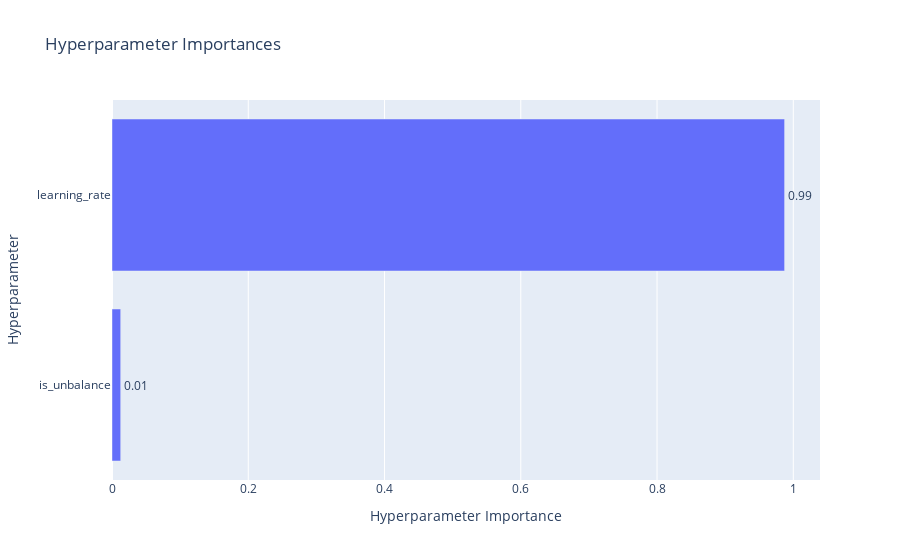

The cell this chart's notebook holds for it:
### Code cell
import plotly
import nbformat
optuna.visualization.plot_param_importances(study).show()

### Figure 1 — Plotly figure (JSON) as saved in the notebook; plotly's stock layout.template omitted (floating-point values rounded to 4 significant figures)
{"data": [{"cliponaxis": false, "hovertemplate": ["is_unbalance (CategoricalDistribution): 0.012761001970956984<extra></extra>", "learning_rate (FloatDistribution): 0.987238998029043<extra></extra>"], "name": "Objective Value", "orientation": "h", "text": ["0.01", "0.99"], "textposition": "outside", "type": "bar", "x": [0.01276, 0.9872], "y": ["is_unbalance", "learning_rate"]}], "layout": {"title": {"text": "Hyperparameter Importances"}, "xaxis": {"title": {"text": "Hyperparameter Importance"}}, "yaxis": {"title": {"text": "Hyperparameter"}}}}
